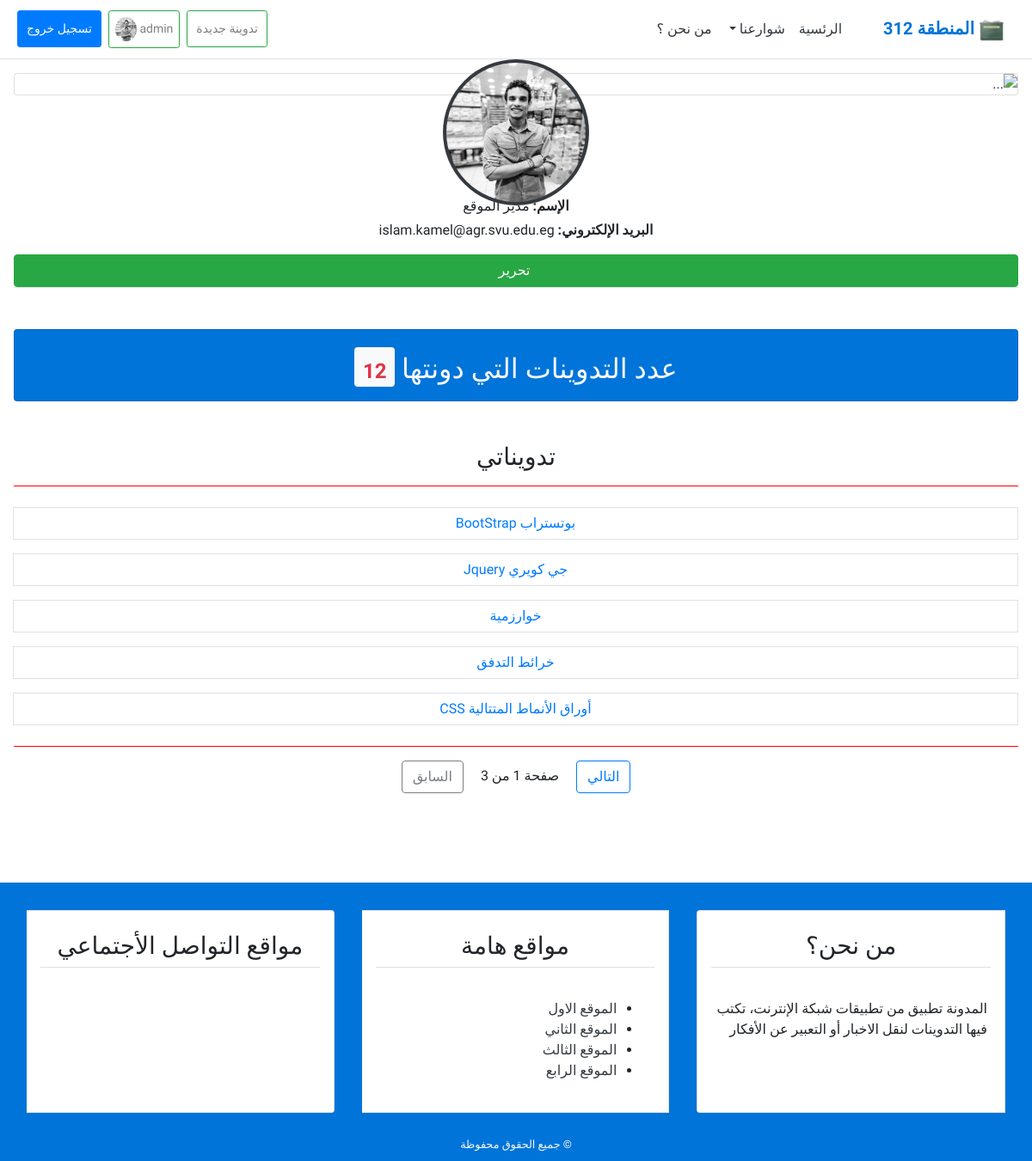
/profile/ (signed in), run on the app's committed database.
### user/models.py (models this page shows, shortened)
class Profile(models.Model):
    image = models.ImageField(default='default.png', upload_to='profile_pics')
    image_cover = models.ImageField(default='cover.jpg', upload_to='profile_cover')
    user = models.OneToOneField(User, on_delete=models.CASCADE)

### blog/models.py (models this page shows, shortened)
class Post(models.Model):
    title = models.CharField(max_length=100)
    author = models.ForeignKey(User, on_delete=models.CASCADE)
    content = models.TextField()
    post_date = models.DateTimeField(default=timezone.now)
    post_update = models.DateTimeField(auto_now=True)
    class Meta:
        ordering = ('-post_date',)

### user/views.py (the view)
# urls.py: path('profile/', views.profile, name='profile' ),
@login_required(login_url='login')
def profile(request):
    posts = Post.objects.filter(author=request.user)
    post_list = Post.objects.filter(author=request.user)
    paginator = Paginator(posts, 5)
    page = request.GET.get('page')
    try:
        post_list = paginator.page(page)
    except PageNotAnInteger:
        post_list = paginator.page(1)
    except EmptyPage:
        post_list = paginator.page(paginator.num_page)
    return render(request, 'user/profile.html', {
        'title':'الملف الشخصي',
        'posts': posts,
        'page' : page,
        'post_list':post_list,
    })

### user/templates/user/profile.html (shortened to what this page needs)
{% load static %}
<!DOCTYPE html>
<html lang="ar">
<head>
    <link rel="stylesheet" href="{% static 'blog/css/bootstrap.min.css' %}">
    <link rel="stylesheet" href="{% static 'blog/css/main.css' %}">
    <link rel="stylesheet" href="{% static 'blog/css/colors.min.css' %}">
</head>
<body>
    <header>
        <nav class="navbar navbar-expand-lg navbar-light   bg-white border-bottom">
            <a class="navbar-brand" href="{% url 'home' %}">
                <img style="width: 30px;" src="{% static 'blog/images/logo.png' %}" alt="شعار المنطقة">
                <span class="site-name font-weight-bold blue">المنطقة 312</span>
            </a>
            <div class="collapse navbar-collapse" id="navbarSupportedContent">
                <ul class="navbar-nav ">
                    <li class="nav-item active">
                        <a class="nav-link text-dark" href="{% url 'home' %}">الرئسية</a>
                    </li>
                    <li class="nav-item dropdown">
                        <a class="nav-link dropdown-toggle text-dark" href="#" id="navbarDropdown" role="button"
                            data-toggle="dropdown" aria-haspopup="true" aria-expanded="false">
                            شوارعنا
                        </a>
                    </li>
                    <li class="nav-item">
                        <a class="nav-link text-dark" href="{% url 'about' %}">من نحن ؟</a>
                    </li>
                </ul>
                {% if user.is_authenticated %}
                <ul class="navbar-nav mr-auto">
                    <li class="nav-item btn-sigin user-btn "><a class="nav-link btn btn-outline-success btn-sm m-1 "
                            href="#">تدوينة جديدة</a></li>
                    <li class="nav-item btn-sigin"><a class="nav-link btn btn-outline-success btn-sm m-1 "
                            href="{% url 'profile' %}">{{user.username}} <img class="img-fluid  rounded-circle"
                                style="width: 25px; height:  28px" src="{{user.profile.image.url}}" alt=""> </a> </li>
                    <li class="nav-item btn-login user-btn  "><a class="nav-link btn btn-primary btn-sm m-1 "
                            href="{% url 'logout' %}"> تسجيل خروج </a></li>
                </ul>
                {% endif %}
            </div>
        </nav>
    </header>
    <div class=" container-fluid p-3">
        <div class="card">
        </div>
        <div class="text-center border-bottom">
            <div class=" user-photo ">
                <img class="img-fluid bg-dark rounded-circle m-2 image-user  img-thumbnail"
                    style="border:none; width: 170px; height:  170px" src="{{user.profile.image.url}}"
                    alt="صورة الناشر">
            </div>
            <div class="user-info">
                <h1 class="mb-0">{{user.username}}</h1>
                <p class=" mb-1 font-weight-bold">الإسم: <span class="font-weight-normal">{{user.first_name}}
                        {{user.last_name}}</span></p>
                <p class="font-weight-bold">البريد الإلكتروني: <span class="font-weight-normal">{{user.email}}</span>
                </p>
            </div>
            <div class="mt-3">
                <a class="btn btn-success btn-block" href="{% url 'profile_update'%}">تحرير </a>
            </div>
        </div>
        <div class="row mb-5">
            <div class="col-md-12 mt-5 text-center">
                <div class="card bg-blue">
                    <h2 class="pb-3 m-0 p-0 mt-1 text-light">عدد التدوينات التي دونتها<span
                            class="pt-3 mt-3 mr-2 m text-danger badge badge-light">{{posts.count}}</span>
                    </h2>
                </div>
                <h3 class="border-bottom border-bottom-style mb-4 pb-3 mt-5">تدويناتي</h3>
                {% for post in post_list %}
                <ul class="pr-0 page-item text-center">
                    <a class="text-primary page-link" href="{% url 'detail' post.id %}">{{post.title}}</a>
                </ul>
                {% empty %}
                <h4 class="text-center">لايوجد تدوينات</h4>
                {% endfor %}
                {% include 'blog/pagination.html' with page=post_list %}
            </div>
        </div>
    </div>
    <footer class="bg-blue">
        <div class="container-fluid ">
            <div class="row">
                <div class="col-md mt-3">
                    <div class="card-group ">
                        <div class="card m-3">
                            <h3 class="card-title text-center border-bottom
                                p-2 m-3 "> من نحن؟ </h3>
                            <div class="card-body">
                                <blockquote>
                                    المدونة تطبيق من تطبيقات شبكة الإنترنت، تكتب فيها التدوينات لنقل الاخبار أو
                                    التعبير
                                    عن الأفكار
                                </blockquote>
                            </div>
                        </div>
                        <div class="card m-3">
                            <h3 class="card-title text-center border-bottom
                                p-2 m-3 "> مواقع هامة</h3>
                            <div class="card-body">
                                <ul class="">
                                    <li class=" "><a class=" text-dark " href="#">الموقع الاول</a></li>
                                    <li class=" "><a class=" text-dark " href="#">الموقع الثاني</a></li>
                                    <li class=" "><a class=" text-dark " href="#">الموقع الثالث</a></li>
                                    <li class=" "><a class=" text-dark " href="#">الموقع الرابع</a></li>
                                </ul>
                            </div>
                        </div>
                        <div class="card m-3">
                            <h3 class="card-title text-center border-bottom
                                p-2 m-3 "> مواقع التواصل الأجتماعي</h3>
                            <h4 class="card-body text-center ">
                                <span class="blue p-2">
                                </span>
                                <span class="blue p-2">
                                </span>
                                <span class="blue p-2">
                                </span>
                                <span class="blue p-2">
                                </span>
                                <span class="blue p-2">
                                </span>
                            </h4>
                        </div>
                    </div>
                </div>
            </div>
            <div class="row p-2">
                <div class="col-md text-center text-light">
                    <small>&copy; جميع الحقوق محفوظة</small>
                </div>
            </div>
        </div>
    </footer>
</body>
</html>

### blog/static/blog/css/main.css (style rules this page uses)
html, body { direction: rtl; text-align: right; }
body { font-family: 'Tajawal', sans-serif; }
.btn-login a { padding: 7px !important; color: white !important; }
.btn-sigin a { padding: 7px !important; }
.border-bottom-style { border-bottom-color:#FF0000 !important; }
.image-user { position: relative !important; width: 100% ; max-width: 170px ; max-height: 170px ; top: -50px; }
@media screen and (min-width: 800px)
and (max-width: 1200px) { .image-user { max-width: 250px !important; max-height: 250px !important; } }
.user-info { margin-top:-10% !important; }
.user-photo { width: calc(100% - 20px) !important; box-sizing: border-box !important; margin: auto !important; }
.user-btn a { padding: 10px !important; }

### data on the page
Post: title "بوتستراب BootStrap"
Post: title "جي كويري Jquery"
Post: title "خوارزمية"
Post: title "خرائط التدفق"
Post: title "أوراق الأنماط المتتالية CSS"

### other printed values
{{ user.username }} "admin"
{{ user.first_name }} "مدير"
{{ user.last_name }} "الموقع"
{{ user.email }} "islam.kamel@agr.svu.edu.eg"
{{ posts.count }} "12"
{{ page.paginator.num_pages }} "3"
